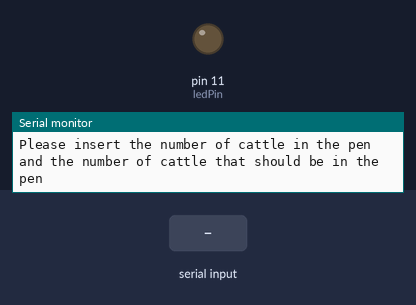
A sketch run on a simulated Arduino Uno, built with avr-gcc and run on an emulated ATmega328P. Shown: output pins drawn as LEDs (lit = HIGH), the last lines printed to the serial monitor. The inputs (shaded band) are chosen by the test bench.

Above: at 1.2 s.
1.3 s: "90,45\n" received over Serial
At 2.6 s:
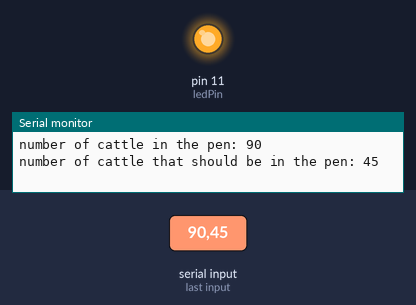
4.3 s: "30,150\n" received over Serial
At 7.0 s:
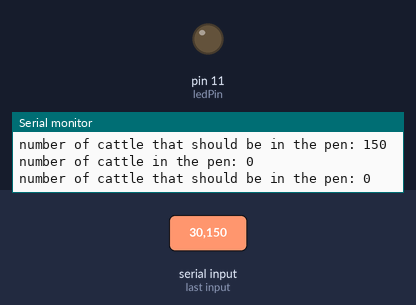
7.3 s: "5\n" received over Serial
At 8.9 s:
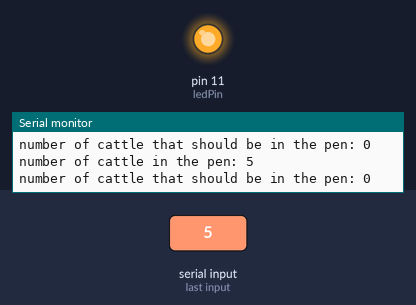
Timing chart, 0 to 10.4 s (numbered marks = the images above; inputs shaded):
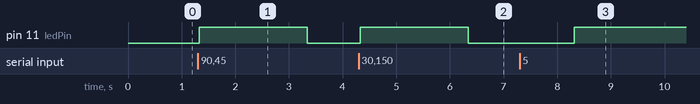

The sketch:

sketch_3.ino
```cpp
int x; //number of cattle in the pen
int y; //number of cattle that should be in the pen
int ledPin = 11;

void setup() {
  pinMode(ledPin, OUTPUT);
  Serial.begin(9600);
  Serial.print("Please insert the number of cattle in the pen and the number of cattle that should be in the pen");
}

void loop() {
  if (Serial.available()) {
    x = Serial.parseInt();
    y = Serial.parseInt();
    Serial.print("\nnumber of cattle in the pen: ");
    Serial.println(x);
       Serial.print("\nnumber of cattle that should be in the pen: ");
    Serial.println(y);
  }{
    if (x==y)
digitalWrite(ledPin, LOW);
else
digitalWrite(ledPin, HIGH);
  }
}
```

Measured:
- after the input at 1.3 s, pin 11 (ledPin): LOW → HIGH at once, → LOW 2.0 s later
- after the input at 4.3 s, pin 11 (ledPin): LOW → HIGH at once, → LOW 2.0 s later
- after the input at 7.3 s, pin 11 (ledPin): LOW → HIGH after 1.0 s
